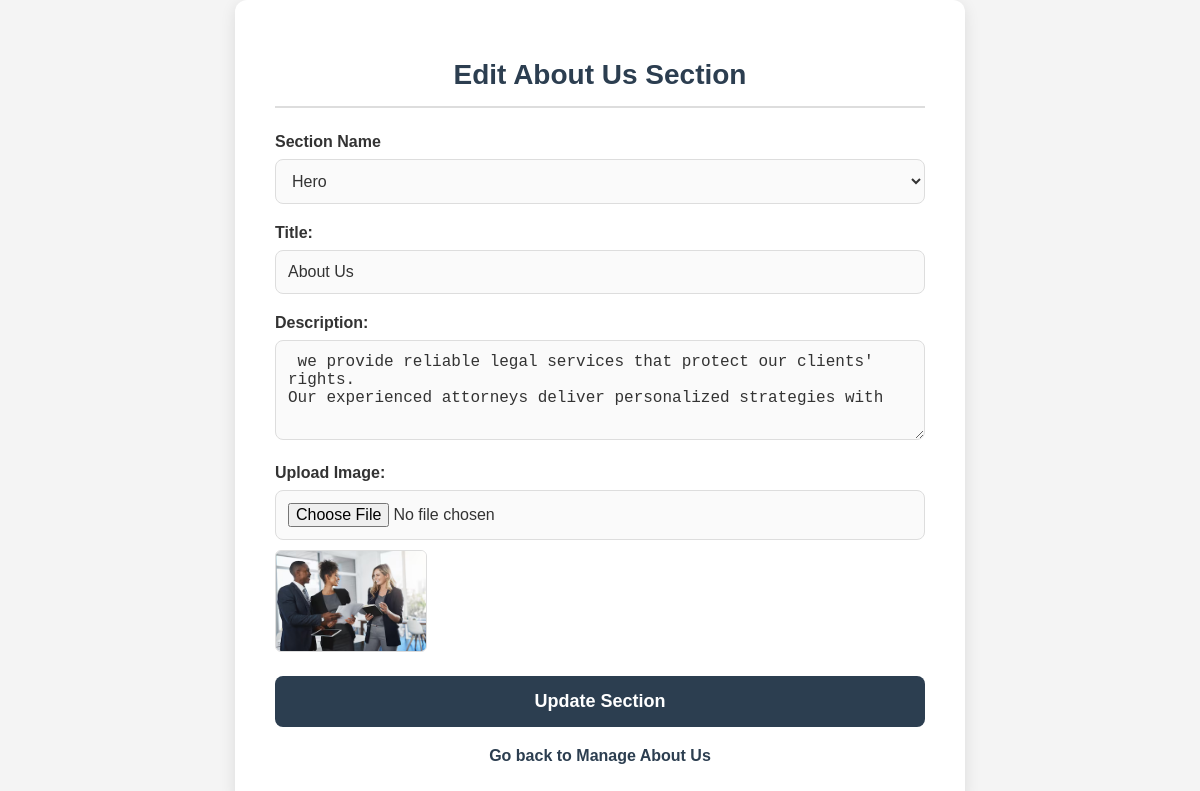
The page /admin/edit_aboutus.php?id=3 (signed in) on the database its author committed.
### tables this page shows
CREATE TABLE `about_us` (
  `id` int(11) NOT NULL,
  `section_name` varchar(100) NOT NULL,
  `title` varchar(255) DEFAULT NULL,
  `description` text DEFAULT NULL,
  `image` varchar(255) DEFAULT NULL,
  `created_at` timestamp NOT NULL DEFAULT current_timestamp()
);

### admin/edit_aboutus.php (the view, shortened to what this page needs)
<?php
include '../includes/db.php';
$id = intval($_GET['id']);
$result = $conn->query("SELECT * FROM about_us WHERE id=$id");
$data = $result->fetch_assoc();
?>
<!DOCTYPE html>
<html lang="en">
<head>
    <link rel="stylesheet" href="https://cdnjs.cloudflare.com/ajax/libs/font-awesome/6.0.0-beta3/css/all.min.css">
</head>
<body>
    <div class="container">
        <h1>Edit About Us Section</h1>
        <form action="edit_aboutus.php?id=<?= $id ?>" method="POST" enctype="multipart/form-data">
            <div class="form-group">
                <label for="section_name">Section Name</label>
                <select id="section_name" name="section_name" required>
                    <option value="hero" <?= $data['section_name']=='hero'?'selected':'' ?>>Hero</option>
                </select>
            </div>
            <div class="form-group">
                <label for="title">Title:</label>
                <input type="text" id="title" name="title" value="<?= htmlspecialchars($data['title']) ?>" required>
            </div>
            <div class="form-group">
                <label for="description">Description:</label>
                <textarea id="description" name="description" required><?= htmlspecialchars($data['description']) ?></textarea>
            </div>
            <div class="form-group">
                <label for="image">Upload Image:</label>
                <input type="file" id="image" name="image" accept="image/*">
                <?php if($data['image']): ?>
                    <img src="../images/<?= $data['image'] ?>" width="150" class="preview">
                <?php endif; ?>
            </div>
            <button type="submit">Update Section</button>
        </form>
        <a href="manage_aboutus.php" class="back-link">Go back to Manage About Us</a>
    </div>
</body>
</html>

### admin/edit_aboutus.php (style rules this page uses)
:root { --bg-color: #f4f4f4; --card-bg-color: #ffffff; --text-color: #333333; --form-bg-color: #fafafa; --border-color: #dddddd; --button-color: #2c3e50; --button-hover-color: #1a252f; }
body { font-family: Arial, sans-serif; margin: 0; padding: 0; background-color: var(--bg-color); color: var(--text-color); display: flex; justify-content: center; align-items: center; min-height: 100vh; }
.container { width: 100%; max-width: 650px; padding: 40px; background-color: var(--card-bg-color); border-radius: 12px; box-shadow: 0 4px 15px rgba(0, 0, 0, 0.1); }
h1 { text-align: center; margin-bottom: 25px; color: var(--button-color); font-size: 28px; border-bottom: 2px solid var(--border-color); padding-bottom: 15px; }
.form-group { margin-bottom: 20px; }
label { display: block; margin-bottom: 8px; font-weight: bold; color: var(--text-color); }
input[type="text"], textarea, select, input[type="file"] { width: 100%; padding: 12px; border: 1px solid var(--border-color); border-radius: 8px; background-color: var(--form-bg-color); color: var(--text-color); box-sizing: border-box; font-size: 16px; }
textarea { resize: vertical; min-height: 100px; }
button { width: 100%; padding: 15px; border: none; border-radius: 8px; background-color: var(--button-color); color: #ffffff; font-size: 18px; font-weight: bold; cursor: pointer; }
.back-link { display: block; text-align: center; margin-top: 20px; color: var(--button-color); text-decoration: none; font-weight: bold; }
img.preview { margin-top: 10px; border-radius: 6px; border: 1px solid var(--border-color); }

### rows shown on the page
about_us: section_name "Hero", title "About Us", description "we provide reliable legal services that protect our clients' rights. Our experienced attorneys deliver personalized strategies with", image (picture)
